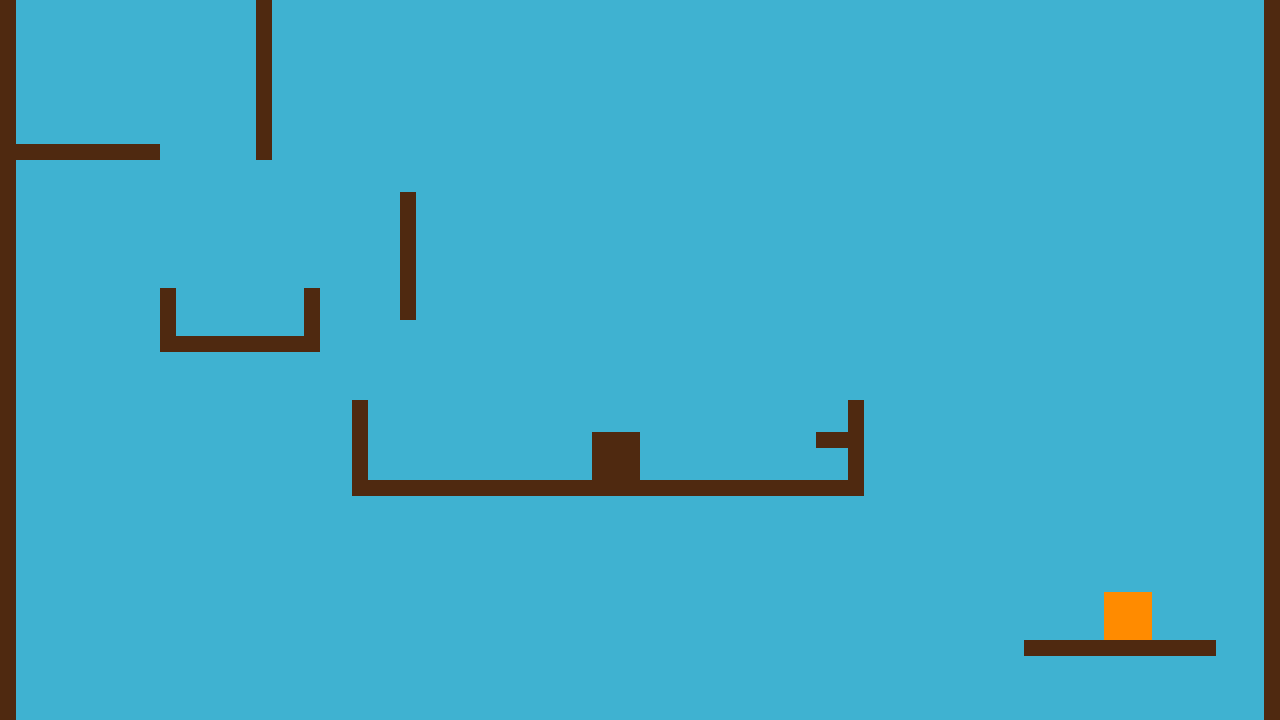

Tiled map render using the project's own tile images. Description and the map definition, with tile-layer contents summarised, below:
An orthogonal 80x45 tile map with 16x16 px tiles, 2 tile layers (Capa de patrones 1, Capa de patrones 2).

<map version="1.2" tiledversion="1.3.1" orientation="orthogonal" renderorder="right-down" compressionlevel="0" width="80" height="45" tilewidth="16" tileheight="16" infinite="0" nextlayerid="3" nextobjectid="1">
 <tileset firstgid="1" source="Tiles.tsx" />
 <layer id="1" name="Capa de patrones 1" width="80" height="45">
  <data>[3600 cells, 3600 non-empty, 1 distinct tile ids]</data>
 </layer>
 <layer id="2" name="Capa de patrones 2" width="80" height="45">
  <data>[3600 cells, 207 non-empty, 2 distinct tile ids]</data>
 </layer>
</map>